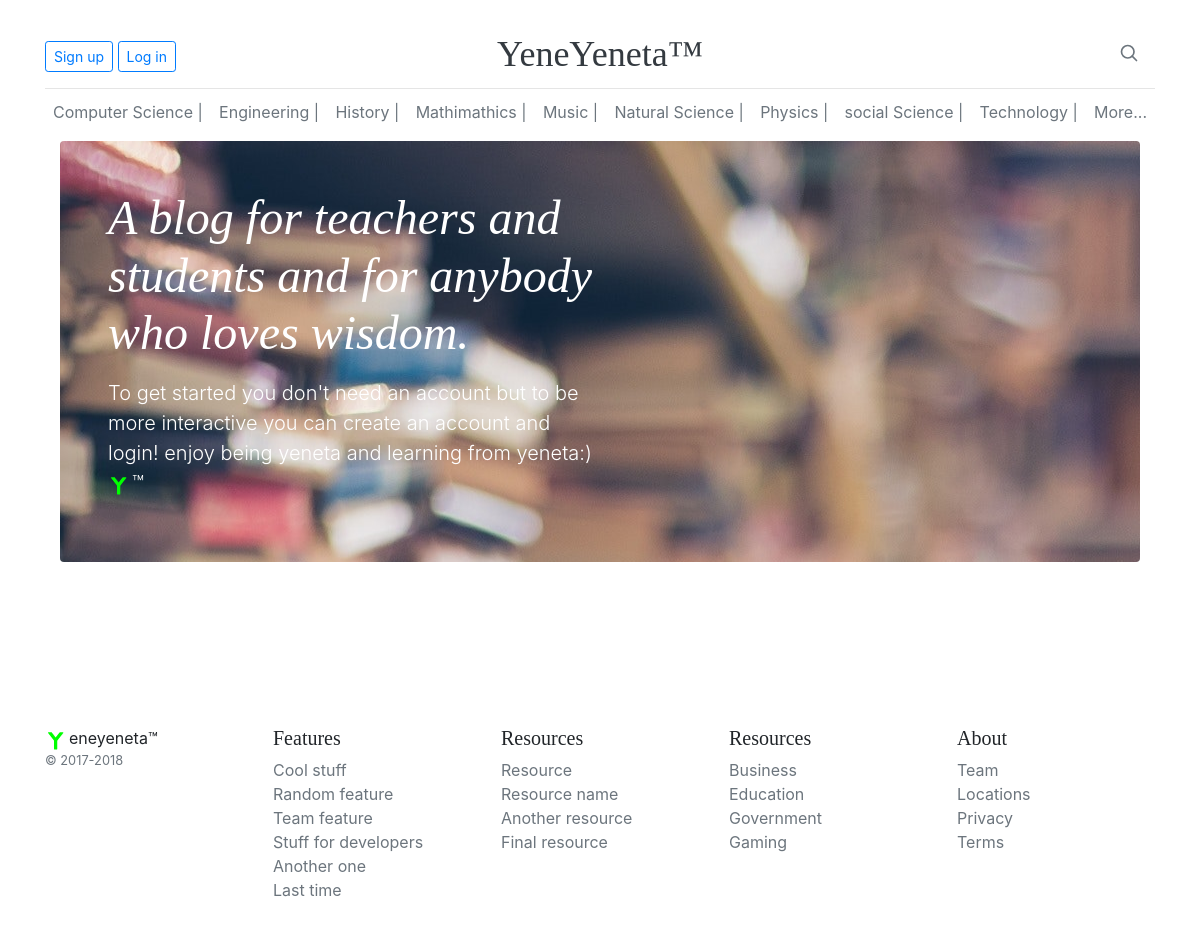
The page /posts on the database its author committed.
### tables this page shows
CREATE TABLE `categories` (
  `id` int(11) NOT NULL,
  `user_id` int(11) NOT NULL,
  `name` varchar(255) NOT NULL,
  `created_at` timestamp NOT NULL DEFAULT CURRENT_TIMESTAMP
);

### application/controllers/Posts.php (called while the page is built, shortened)
<?php
	class Posts extends CI_Controller{
	 public function index($offset = 0)
		{
			$config['per_page'] = 8;
			$data['title'] = 'Latest Posts';
            $data['categories'] = $this->Post_model->get_categories();
			$data['posts'] = $this->Post_model->get_posts(FALSE, $config['per_page'], $offset);
            $this->load->view('posts/templates/header', $data );
            $this->load->view('posts/index', $data );
			$this->load->view('posts/templates/footer', $data );
		}
	}

### index.php (called while the page is built, shortened)
<?php
require_once BASEPATH.'core/CodeIgniter.php';

### application/models/Post_model.php (called while the page is built, shortened)
<?php
	class Post_model extends CI_Model{
		  public function get_posts($slug = FALSE, $limit = FALSE, $offset = FALSE)
			{
				if($limit)
				{
					$this->db->limit($limit, $offset);
				}
				if($slug === FALSE)
				{
					$this->db->order_by('posts.id', 'DESC');
					$this->db->join('users', 'users.id = posts.user_id');
					$this->db->join('categories', 'categories.id = posts.category_id');
					$query = $this->db->get('posts');
					return $query->result_array();
				}
	            $this->db->join('users', 'users.id = posts.user_id');
				$this->db->join('categories', 'categories.id = posts.category_id');
				$query = $this->db->get_where('posts', array('slug' => $slug));
				return $query->row_array();
			}
		  public function get_categories()
			{
				$this->db->order_by('name');
				$query = $this->db->get('categories');
				return $query->result_array();
			}
	}

### application/views/posts/index.php (the view, shortened to what this page needs)
<div class="container">
    <div class="jumbotron p-3 p-md-5 text-white rounded bg-dark front">
        <div class="col-md-6 px-0">
            <h1 class="display-4 font-italic">A blog for teachers and students and for anybody who loves wisdom. </h1>
            <p class="lead my-3 text-white">
                To get started you don't need an account but to be more interactive you can create an account and login! enjoy being yeneta and learning from yeneta:)  <img class="footerimg" src="<?php echo site_url();?>assets/img/24.png">&trade;
            </p>
        </div>
    </div>
</div>
</div>
</div></div>

### application/views/posts/templates/header.php (shortened to what this page needs)
<!doctype html>
<html lang="en">
  <head>
    <link href="<?php echo base_url(); ?>assets/css/4/bootstrap.min.css" rel="stylesheet">
  </head>
  <body>
<div id="page-content-wrapper">
    <div class="container">
      <header class="blog-header py-3">
        <div class="row flex-nowrap justify-content-between align-items-center">
          <div class="col-4 pt-1">
          <?php if(!$this->session->userdata('logged_in')) : ?>
           <a class="btn btn-sm btn-outline-primary" data-toggle="modal" data-target="#signupmodal" href="<?php echo base_url();?>users/signup">Sign up</a>
            <a class="btn btn-sm btn-outline-primary" data-toggle="modal" data-target="#loginmodal" href="#">Log in</a>
          <?php endif; ?>
          </div>
          <div class="col-4 text-center">
            <a class="blog-header-logo text-dark" href="#">YeneYeneta&trade;</a>
          </div>
          <div class="col-4 d-flex justify-content-end align-items-center">
            <a class="text-muted" href="#">
              <svg xmlns="http://www.w3.org/2000/svg" width="20" height="20" viewBox="0 0 24 24" fill="none" stroke="currentColor" stroke-width="2" stroke-linecap="round" stroke-linejoin="round" class="mx-3"><circle cx="10.5" cy="10.5" r="7.5"></circle><line x1="21" y1="21" x2="15.8" y2="15.8"></line></svg>
            </a>
          </div>
        </div>
      </header>
      <div class="nav-scroller py-1 mb-2">
        <nav class="nav d-flex justify-content-between">
    <?php foreach($categories as $category): ?>
<a class="p-2 text-muted" href=""><?php echo $category['name']; ?>   |</a>
     <?php endforeach; ?>
<a class="p-2 text-muted" href="#menu-toggle" id="menu-toggle">More...</a>
        </nav>
      </div>

### application/views/posts/templates/footer.php (shortened to what this page needs)
<footer class="container py-5 ">
      <div class="row">
        <div class="col-12 col-md">
          <img class="footerimg" src="<?php echo site_url();?>assets/img/24.png">eneyeneta&trade;
          <small class="d-block mb-3 text-muted">&copy; 2017-2018</small>
        </div>
        <div class="col-6 col-md">
          <h5>Features</h5>
          <ul class="list-unstyled text-small">
            <li><a class="text-muted" href="#">Cool stuff</a></li>
            <li><a class="text-muted" href="#">Random feature</a></li>
            <li><a class="text-muted" href="#">Team feature</a></li>
            <li><a class="text-muted" href="#">Stuff for developers</a></li>
            <li><a class="text-muted" href="#">Another one</a></li>
            <li><a class="text-muted" href="#">Last time</a></li>
          </ul>
        </div>
        <div class="col-6 col-md">
          <h5>Resources</h5>
          <ul class="list-unstyled text-small">
            <li><a class="text-muted" href="#">Resource</a></li>
            <li><a class="text-muted" href="#">Resource name</a></li>
            <li><a class="text-muted" href="#">Another resource</a></li>
            <li><a class="text-muted" href="#">Final resource</a></li>
          </ul>
        </div>
        <div class="col-6 col-md">
          <h5>Resources</h5>
          <ul class="list-unstyled text-small">
            <li><a class="text-muted" href="#">Business</a></li>
            <li><a class="text-muted" href="#">Education</a></li>
            <li><a class="text-muted" href="#">Government</a></li>
            <li><a class="text-muted" href="#">Gaming</a></li>
          </ul>
        </div>
        <div class="col-6 col-md">
          <h5>About</h5>
          <ul class="list-unstyled text-small">
            <li><a class="text-muted" href="#">Team</a></li>
            <li><a class="text-muted" href="#">Locations</a></li>
            <li><a class="text-muted" href="#">Privacy</a></li>
            <li><a class="text-muted" href="#">Terms</a></li>
          </ul>
        </div>
      </div>
    </footer>
  </body>
</html>

### application/views/posts/templates/header.php (style rules this page uses)
#page-content-wrapper { width: 100%; position: absolute; padding: 15px; }
@media (min-width:768px) { #page-content-wrapper { padding: 20px; position: relative; } }

### application/views/posts/index.php (style rules this page uses)
.blog-header { line-height: 1; border-bottom: 1px solid #e5e5e5; }
.blog-header-logo { font-family: "Playfair Display", Georgia, "Times New Roman", serif; font-size: 2.25rem; }
h1, h2, h3, h4, h5, h6 { font-family: "Playfair Display", Georgia, "Times New Roman", serif; }
.display-4 { font-size: 2.5rem; }
@media (min-width: 768px) { .display-4 { font-size: 3rem; } }
.nav-scroller { position: relative; z-index: 2; height: 2.75rem; overflow-y: hidden; }
.nav-scroller .nav { display: -ms-flexbox; display: flex; -ms-flex-wrap: nowrap; flex-wrap: nowrap; padding-bottom: 1rem; margin-top: -1px; overflow-x: auto; text-align: center; white-space: nowrap; -webkit-overflow-scrolling: touch; }
.front { background-image: url(2.jpeg); z-index: 1000; }

### application/views/posts/templates/footer.php (style rules this page uses)
footer img { height: 24px !important; width: 24px !important; }

### rows shown on the page
categories: name "Computer Science"
categories: name "Engineering"
categories: name "History"
categories: name "Mathimathics"
categories: name "Music"
categories: name "Natural Science"
categories: name "Physics"
categories: name "social Science"
categories: name "Technology"
